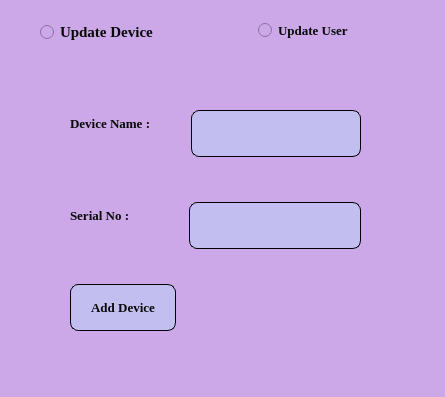
<?xml version="1.0" encoding="UTF-8"?>
<ui version="4.0">
 <class>Updatedetails</class>
 <widget class="QDialog" name="Updatedetails">
  <property name="geometry">
   <rect>
    <x>0</x>
    <y>0</y>
    <width>445</width>
    <height>397</height>
   </rect>
  </property>
  <property name="windowTitle">
   <string>Dialog</string>
  </property>
  <property name="styleSheet">
   <string notr="true">background-color: rgb(204, 168, 233);
color: rgb(245, 235, 235);
</string>
  </property>
  <widget class="QStackedWidget" name="stackedWidget">
   <property name="geometry">
    <rect>
     <x>30</x>
     <y>70</y>
     <width>381</width>
     <height>301</height>
    </rect>
   </property>
   <property name="currentIndex">
    <number>0</number>
   </property>
   <widget class="QWidget" name="update_dvc">
    <widget class="QWidget" name="layoutWidget">
     <property name="geometry">
      <rect>
       <x>30</x>
       <y>20</y>
       <width>311</width>
       <height>251</height>
      </rect>
     </property>
     <layout class="QFormLayout" name="formLayout_5">
      <property name="verticalSpacing">
       <number>25</number>
      </property>
      <property name="leftMargin">
       <number>10</number>
      </property>
      <property name="topMargin">
       <number>10</number>
      </property>
      <property name="rightMargin">
       <number>10</number>
      </property>
      <property name="bottomMargin">
       <number>10</number>
      </property>
      <item row="0" column="0" colspan="2">
       <layout class="QFormLayout" name="formLayout_2">
        <property name="horizontalSpacing">
         <number>40</number>
        </property>
        <property name="topMargin">
         <number>10</number>
        </property>
        <property name="bottomMargin">
         <number>10</number>
        </property>
        <item row="0" column="0">
         <widget class="QLabel" name="label">
          <property name="font">
           <font>
            <family>Times New Roman</family>
            <pointsize>10</pointsize>
            <bold>true</bold>
           </font>
          </property>
          <property name="styleSheet">
           <string notr="true">color:rgb(9,9,9)
</string>
          </property>
          <property name="text">
           <string>Device Name :</string>
          </property>
         </widget>
        </item>
        <item row="0" column="1">
         <widget class="QTextEdit" name="dvc_name_textedit">
          <property name="styleSheet">
           <string notr="true">background-color: rgb(195, 190, 240);
    color: rgb(9, 9, 9);
    /*padding: 12px 60px; /* Adjust padding as needed */
    border-radius: 8px;
    border: 1px solid black;</string>
          </property>
         </widget>
        </item>
       </layout>
      </item>
      <item row="1" column="0" colspan="2">
       <layout class="QFormLayout" name="formLayout_4">
        <property name="horizontalSpacing">
         <number>40</number>
        </property>
        <property name="topMargin">
         <number>10</number>
        </property>
        <property name="bottomMargin">
         <number>10</number>
        </property>
        <item row="0" column="0">
         <widget class="QLabel" name="label_2">
          <property name="font">
           <font>
            <family>Times New Roman</family>
            <pointsize>10</pointsize>
            <bold>true</bold>
           </font>
          </property>
          <property name="styleSheet">
           <string notr="true">color:rgb(9,9,9)
</string>
          </property>
          <property name="text">
           <string>Serial No :      </string>
          </property>
         </widget>
        </item>
        <item row="0" column="1">
         <widget class="QTextEdit" name="sr_no_textedit">
          <property name="styleSheet">
           <string notr="true">background-color: rgb(195, 190, 240);
    color: rgb(9, 9, 9);
    /*padding: 12px 60px; /* Adjust padding as needed */
    border-radius: 8px;
    border: 1px solid black;</string>
          </property>
         </widget>
        </item>
       </layout>
      </item>
      <item row="2" column="0">
       <widget class="QPushButton" name="pushButton">
        <property name="font">
         <font>
          <family>Times New Roman</family>
          <pointsize>10</pointsize>
          <bold>true</bold>
         </font>
        </property>
        <property name="styleSheet">
         <string notr="true">background-color: rgb(195, 190, 240);
color: rgb(9,9,9);
padding : 15px 20px;
border-radius:8px;
border: 1px solid black;


</string>
        </property>
        <property name="text">
         <string>Add Device</string>
        </property>
       </widget>
      </item>
     </layout>
    </widget>
   </widget>
   <widget class="QWidget" name="update_user">
    <widget class="QWidget" name="layoutWidget_2">
     <property name="geometry">
      <rect>
       <x>30</x>
       <y>20</y>
       <width>311</width>
       <height>251</height>
      </rect>
     </property>
     <layout class="QFormLayout" name="formLayout_6">
      <property name="labelAlignment">
       <set>Qt::AlignCenter</set>
      </property>
      <property name="verticalSpacing">
       <number>25</number>
      </property>
      <property name="leftMargin">
       <number>10</number>
      </property>
      <property name="topMargin">
       <number>10</number>
      </property>
      <property name="rightMargin">
       <number>10</number>
      </property>
      <property name="bottomMargin">
       <number>10</number>
      </property>
      <item row="0" column="0" colspan="2">
       <layout class="QFormLayout" name="formLayout_7">
        <property name="horizontalSpacing">
         <number>40</number>
        </property>
        <property name="topMargin">
         <number>10</number>
        </property>
        <property name="bottomMargin">
         <number>10</number>
        </property>
        <item row="0" column="0">
         <widget class="QLabel" name="label_5">
          <property name="font">
           <font>
            <family>Times New Roman</family>
            <pointsize>10</pointsize>
            <bold>true</bold>
           </font>
          </property>
          <property name="styleSheet">
           <string notr="true">color:rgb(9,9,9)
</string>
          </property>
          <property name="text">
           <string>User Name:  </string>
          </property>
         </widget>
        </item>
        <item row="0" column="1">
         <widget class="QTextEdit" name="user_name_textedit">
          <property name="styleSheet">
           <string notr="true">background-color: rgb(195, 190, 240);
    color: rgb(9, 9, 9);
  /*  padding: 12px 60px; /* Adjust padding as needed */
    border-radius: 8px;
    border: 1px solid black;</string>
          </property>
         </widget>
        </item>
       </layout>
      </item>
      <item row="1" column="0" colspan="2">
       <layout class="QFormLayout" name="formLayout_8">
        <property name="horizontalSpacing">
         <number>40</number>
        </property>
        <property name="topMargin">
         <number>10</number>
        </property>
        <property name="bottomMargin">
         <number>10</number>
        </property>
        <item row="0" column="0">
         <widget class="QLabel" name="label_6">
          <property name="font">
           <font>
            <family>Times New Roman</family>
            <pointsize>10</pointsize>
            <bold>true</bold>
           </font>
          </property>
          <property name="styleSheet">
           <string notr="true">color:rgb(9,9,9)
</string>
          </property>
          <property name="text">
           <string>Location:    </string>
          </property>
         </widget>
        </item>
        <item row="0" column="1">
         <widget class="QTextEdit" name="Location_textedit">
          <property name="styleSheet">
           <string notr="true">background-color: rgb(195, 190, 240);
    color: rgb(9, 9, 9);
   /* padding: 12px 60px; /* Adjust padding as needed */
    border-radius: 8px;
    border: 1px solid black;</string>
          </property>
         </widget>
        </item>
       </layout>
      </item>
      <item row="2" column="0">
       <widget class="QPushButton" name="update_user_button">
        <property name="font">
         <font>
          <family>Times New Roman</family>
          <pointsize>10</pointsize>
          <bold>true</bold>
         </font>
        </property>
        <property name="styleSheet">
         <string notr="true">background-color: rgb(195, 190, 240);
color: rgb(9,9,9);
padding : 15px 20px;
border-radius:8px;
border: 1px solid black;


</string>
        </property>
        <property name="text">
         <string>Add User</string>
        </property>
       </widget>
      </item>
     </layout>
    </widget>
   </widget>
  </widget>
  <widget class="QWidget" name="layoutWidget_3">
   <property name="geometry">
    <rect>
     <x>40</x>
     <y>20</y>
     <width>363</width>
     <height>28</height>
    </rect>
   </property>
   <layout class="QFormLayout" name="formLayout">
    <property name="horizontalSpacing">
     <number>100</number>
    </property>
    <item row="0" column="0">
     <widget class="QRadioButton" name="radioButton">
      <property name="font">
       <font>
        <family>Times New Roman</family>
        <pointsize>11</pointsize>
        <bold>true</bold>
       </font>
      </property>
      <property name="styleSheet">
       <string notr="true">color:rgb(9,9,9)</string>
      </property>
      <property name="text">
       <string>Update Device</string>
      </property>
     </widget>
    </item>
    <item row="0" column="1">
     <widget class="QRadioButton" name="radioButton_2">
      <property name="font">
       <font>
        <family>Times New Roman</family>
        <pointsize>10</pointsize>
        <bold>true</bold>
       </font>
      </property>
      <property name="styleSheet">
       <string notr="true">color:rgb(9,9,9)</string>
      </property>
      <property name="text">
       <string>Update User</string>
      </property>
     </widget>
    </item>
   </layout>
  </widget>
 </widget>
 <resources/>
 <connections/>
</ui>
